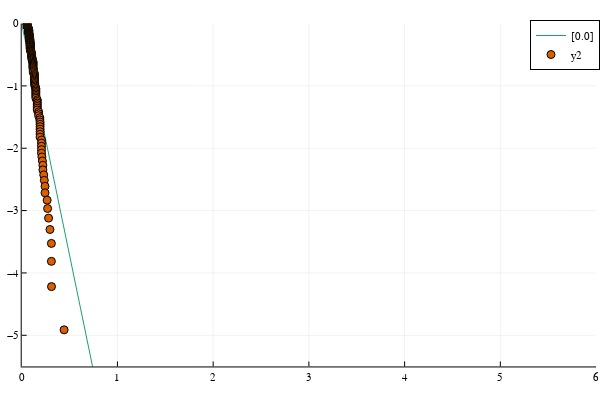

The code cell stored with this chart in its notebook:
### Code cell
plotly()
p = rates_γϵ_thrml
k₋₁ᵒ = rates_γϵ_thrml
show_diss_fit(model,t_γϵ_thrml,p2lnp(p_γϵ_thrml),f_thrml)

### Figure 1 — Plotly figure (JSON) as saved in the notebook; plotly's stock layout.template omitted (floating-point values rounded to 4 significant figures; data arrays with more than 128 entries replaced by an {"elided": "..."} marker saying what was removed)
{"data": [{"colorbar": {"title": ""}, "legendgroup": "[0.0]", "line": {"color": "rgba(27, 158, 119, 1.000)", "dash": "solid", "shape": "linear", "width": 1}, "mode": "lines", "name": "[0.0]", "showlegend": true, "type": "scatter", "x": [0, 0.02322, 0.04502, 0.07141, 0.09885, 0.129, 0.1607, 0.1945, 0.2299, 0.2671, 0.306, 0.3467, 0.3892, 0.4337, 0.4803, 0.5291, 0.5803, 0.6342, 0.691, 0.751, 0.8147, 0.8824, 0.9548, 1.032, 1.116, 1.207, 1.306, 1.415, 1.537, 1.676, 1.841, 2.047, 2.241, 2.502, 2.762, 3.11, 3.493, 4.02, 4.685, 5.494, 6.287, 6.991, 7.62, 8.215, 8.808, 9.415, 10], "xaxis": "x", "y": [0, -0.1722, -0.334, -0.5297, -0.7333, -0.9569, -1.192, -1.443, -1.705, -1.981, -2.27, -2.572, -2.887, -3.217, -3.563, -3.925, -4.305, -4.705, -5.126, -5.572, -6.044, -6.546, -7.083, -7.658, -8.279, -8.951, -9.687, -10.5, -11.4, -12.43, -13.66, -15.18, -16.63, -18.57, -20.49, -23.12, -26.12, -27.88, -27.28, -24.79, -22.5, -21.34, -21.28, -21.78, -22.31, -22.6, -23.27], "yaxis": "y", "zmax": null, "zmin": null}, {"colorbar": {"title": ""}, "legendgroup": "y2", "marker": {"color": "rgba(217, 95, 2, 1.000)", "line": {"color": "rgba(0, 0, 0, 1.000)", "width": 1}, "size": 8, "symbol": "circle"}, "mode": "markers", "name": "y2", "showlegend": true, "type": "scatter", "x": {"elided": "136 float values"}, "xaxis": "x", "y": {"elided": "136 float values"}, "yaxis": "y", "zmax": null, "zmin": null}], "layout": {"annotations": [], "height": 400, "legend": {"bgcolor": "rgba(255, 255, 255, 1.000)", "bordercolor": "rgba(0, 0, 0, 1.000)", "borderwidth": 1, "font": {"color": "rgba(0, 0, 0, 1.000)", "family": "sans-serif", "size": 11}, "title": {"font": {"color": "rgba(0, 0, 0, 1.000)", "family": "sans-serif", "size": 15}, "text": ""}, "tracegroupgap": 0, "traceorder": "normal", "x": 1, "xanchor": "auto", "y": 1, "yanchor": "auto"}, "margin": {"b": 20, "l": 0, "r": 0, "t": 20}, "paper_bgcolor": "rgba(255, 255, 255, 1.000)", "plot_bgcolor": "rgba(255, 255, 255, 1.000)", "showlegend": true, "width": 600, "xaxis": {"anchor": "y", "domain": [0.03619, 0.9934], "gridcolor": "rgba(0, 0, 0, 0.100)", "gridwidth": 0.5, "linecolor": "rgba(0, 0, 0, 1.000)", "mirror": false, "range": [0, 6], "showgrid": true, "showline": true, "showticklabels": true, "tickangle": 0, "tickcolor": "rgb(0, 0, 0)", "tickfont": {"color": "rgba(0, 0, 0, 1.000)", "family": "sans-serif", "size": 11}, "tickmode": "array", "ticks": "inside", "ticktext": ["0", "1", "2", "3", "4", "5", "6"], "tickvals": [0, 1, 2, 3, 4, 5, 6], "title": "", "titlefont": {"color": "rgba(0, 0, 0, 1.000)", "family": "sans-serif", "size": 15}, "type": "-", "visible": true, "zeroline": false, "zerolinecolor": "rgba(0, 0, 0, 1.000)"}, "yaxis": {"anchor": "x", "domain": [0.03762, 0.9902], "gridcolor": "rgba(0, 0, 0, 0.100)", "gridwidth": 0.5, "linecolor": "rgba(0, 0, 0, 1.000)", "mirror": false, "range": [-5.5, 0], "showgrid": true, "showline": true, "showticklabels": true, "tickangle": 0, "tickcolor": "rgb(0, 0, 0)", "tickfont": {"color": "rgba(0, 0, 0, 1.000)", "family": "sans-serif", "size": 11}, "tickmode": "array", "ticks": "inside", "ticktext": ["−5", "−4", "−3", "−2", "−1", "0"], "tickvals": [-5, -4, -3, -2, -1, 0], "title": "", "titlefont": {"color": "rgba(0, 0, 0, 1.000)", "family": "sans-serif", "size": 15}, "type": "-", "visible": true, "zeroline": false, "zerolinecolor": "rgba(0, 0, 0, 1.000)"}}}
